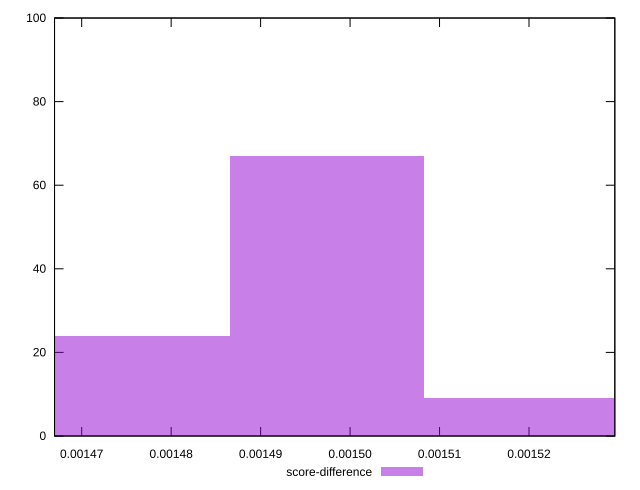

Write the gnuplot code that produced this figure.
reset

$scoreDifference <<EOF
0.0014973804487202022 67
0.001475679282796721 24
0.0015190816146436836 9
EOF

set key outside below
set boxwidth 0.000021701165923481193
set xrange [0.0014669642036382324:0.0015295936902166574]
set yrange [0:100]
set trange [0:100]
set style fill transparent solid 0.5 noborder
set terminal svg size 640, 490 enhanced background rgb 'white'
set output "reprap/speed-index/samples/pages+cached+noexternal+nocss/score-difference/histogram.svg"

plot $scoreDifference title "score-difference" with boxes

reset
